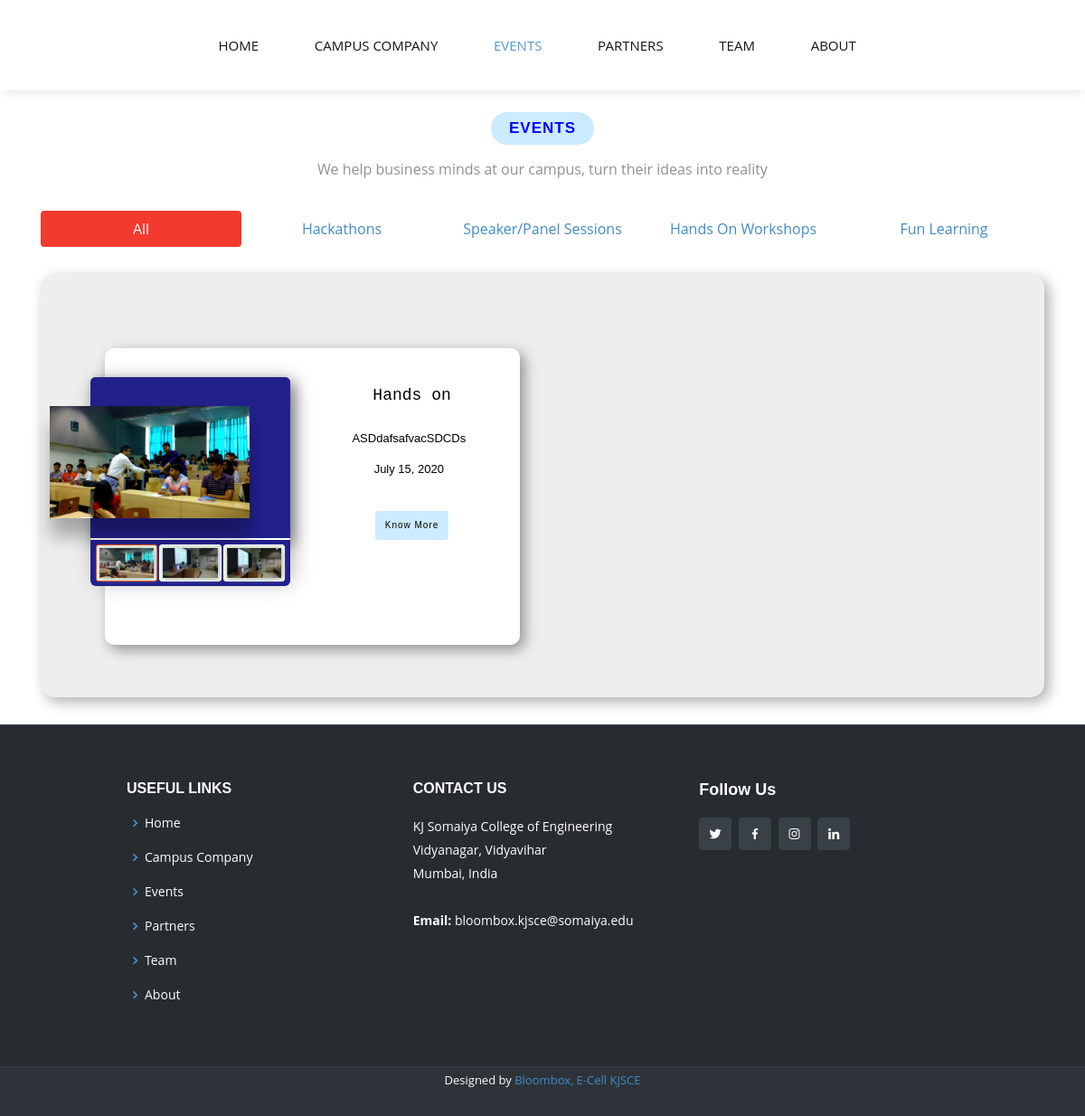
The app's page /events with its own data.
### bb_app/models.py (models this page shows)
class Events(models.Model):
    title=models.CharField(primary_key=True,max_length=255)
    description=models.TextField()
    date=models.DateField(help_text = "Please use the following format: <em>YYYY-MM-DD</em>.")
    details=models.TextField()
    eventType=models.CharField(max_length=13, choices=TYPE_CHOICES, default="Panel Session")
    deadline=models.DateField(help_text = "Please use the following format: <em>YYYY-MM-DD</em>.")
    def is_active(self):
        return self.deadline > date.today()

class EventImages(models.Model):
    title=models.ForeignKey(Events,on_delete=models.CASCADE,related_name="moreImages")
    moreImages = models.ImageField(upload_to=get_path_events,blank=True, null=True)

### bb_app/views.py (the view)
# urls.py: path('events',views.events,name="events"),
def events(request):
    events=Events.objects.all().order_by("-date")
    context={'events':events,'registered':False}
    return render(request,'events.html',context)

### templates/events.html (shortened to what this page needs)
<!DOCTYPE html>
<html>
{% load static %}
<head>
    <link href="{% static 'styles/basic/preloader.css' %}" rel="stylesheet">
    <link href="{% static 'styles/basic/aos.css' %}" rel="stylesheet">
    <link href="{% static 'styles/basic/bootstrap.min.css' %}" rel="stylesheet">
    <link href="{% static 'styles/basic/icofont/icofont.min.css' %}" rel="stylesheet">
    <link href="{% static 'styles/basic/boxicons/css/boxicons.min.css' %}" rel="stylesheet">
    <link href="{% static 'styles/basic/owl.carousel.min.css' %}" rel="stylesheet">
    <link href="{% static 'styles/css/indexpage.css' %}" rel="stylesheet">
    <link href="{% static 'styles/css/navbarcss.css' %}" rel="stylesheet">
    <link href="{% static 'styles/css/footercss.css' %}" rel="stylesheet">
    <link href="{% static 'styles/css/events.css' %}" rel="stylesheet">
</head>
<body onload="preloader();">
    <header id="header" class="d-flex align-items-center">
        <div class="container">
            <nav class="nav-menu d-none d-lg-block">
                <ul class="nav-inner">
                    <li><a href="{% url 'index' %}">Home<i class="icofont-home"></i></a></li>
                    <li><a href="{% url 'campus' %}">Campus Company<i class="icofont-company"></i></a></li>
                    <li class="active"><a href="{% url 'events' %}">Events<i class="icofont-brand-slideshare"></i></a></li>
                    <li><a href="{% url 'partners' %}">Partners<i class="icofont-handshake-deal"></i></a></li>
                    <li><a href="{% url 'team' %}">Team<i class="icofont-people"></i></a></li>
                    <li><a href="{% url 'about' %}">About<i class="icofont-question"></i></a></li>
                </ul>
            </nav>
        </div>
    </header>
    <br>
    <div class="section-title" style="margin-top: 0px;padding-bottom: 10px;">
        <h2>Events</h2>
        <p>We help business minds at our campus, turn their ideas into reality</p>
    </div>
    <br>
    <div class="container">
        <ul class="nav nav-pills nav-justified" role="tablist">
            <li class="nav-item">
                <a class="nav-link active" data-toggle="tab" href="#tab1">All</a>
            </li>
            <li class="nav-item">
                <a class="nav-link" data-toggle="tab" href="#tab2">Hackathons</a>
            </li>
            <li class="nav-item">
                <a class="nav-link" data-toggle="tab" href="#tab3">Speaker/Panel Sessions</a>
            </li>
            <li class="nav-item">
                <a class="nav-link" data-toggle="tab" href="#tab4">Hands On Workshops</a>
            </li>
            <li class="nav-item">
                <a class="nav-link" data-toggle="tab" href="#tab5">Fun Learning</a>
            </li>
        </ul>
        <div class="tab-content">
            <div id="tab1" class="container tab-pane active">
                <br>
                <div class="container">
                    <div class="row">
                        {% for event in events %}
                        <div class="col-xs-12 col-sm-12 col-md-6">
                            <div class="event-content">
                                <div class="row">
                                    <div class="col-md-6 col-lg-6">
                                        <div class="event-photo">
                                            <div class="event-photo-container">
                                                <div class="event-photo-main">
                                                    <img class="imageTop"
                                                        src="{{event.moreImages.all.0.moreImages.url}}"
                                                        alt="">
                                                </div>
                                                {% if event.moreImages.all %}
                                                <div class="event-photo-album">
                                                    <ul>
                                                        {% for image in event.moreImages.all %}
                                                        {% if forloop.counter0 == 0 %}
                                                        <li onclick="moreImages(this)" class="active">
                                                            {% else %}
                                                        <li onclick="moreImages(this)">
                                                            {% endif %}
                                                            <img src="{{image.moreImages.url}}" alt="">
                                                        </li>
                                                        {% endfor %}
                                                    </ul>
                                                </div>
                                                {% endif %}
                                            </div>
                                        </div>
                                    </div>
                                    <div class="col-lg-6 col-md-12">
                                        <div class="event-info">
                                            <div class="event-title"><h1>{{event.title}}</h1>
                                            </div>
                                            <div class="description">
                                                <div class="desc-content">
                                                    {{event.description}}
                                                </div>
                                                <div class="date">{{event.date}}</div>
                                            </div>
                                            <a href="#">
                                                <button type="button" class="btn btn-seemore " data-toggle="modal"
                                                    data-target="div[name='exampleModal{{event.title}}']">
                                                    Know More
                                                </button>
                                            </a>
                                        </div>
                                    </div>
                                </div>
                            </div>
                        </div>
                        {% endfor %}
                    </div>
                </div>
            </div>
        </div>
    </div>
<footer id="footer">
    <div class="footer-top">
        <div class="container">
            <div class="row justify-content-center">
                <div class="col-xl-10">
                    <div class="row">
                        <div class="col-lg-4 col-md-6 footer-links">
                            <h4>Useful Links</h4>
                            <ul>
                                <li><i class="bx bx-chevron-right"></i> <a href="{% url 'index' %}">Home</a></li>
                                <li><i class="bx bx-chevron-right"></i><a href="{% url 'campus' %}">Campus Company</a></li>
                                <li><i class="bx bx-chevron-right"></i><a href="{% url 'events' %}">Events</a></li>
                                <li><i class="bx bx-chevron-right"></i><a href="{% url 'partners' %}">Partners</a></li>
                                <li><i class="bx bx-chevron-right"></i><a href="{% url 'team' %}">Team</a></li>
                                <li><i class="bx bx-chevron-right"></i><a href="{% url 'about' %}">About</a></li>
                            </ul>
                        </div>
                        <div class="col-lg-4 col-md-6 footer-contact">
                            <h4>Contact Us</h4>
                            <p>
                                KJ Somaiya College of Engineering<br>Vidyanagar, Vidyavihar<br> Mumbai, India
                                <br><br>
                                <strong>Email:</strong> bloombox.kjsce@somaiya.edu
                                <br>
                            </p>
                        </div>
                        <div class="col-lg-4 col-md-6 footer-info">
                            <h3>Follow Us</h3>
                            <div class="social-links mt-3">
                                <a href="https://twitter.com/bloombox_kjsce" class="twitter"><i class="bx bxl-twitter"></i></a>
                                <a href="https://www.facebook.com/bloomboxkjsce/" class="facebook"><i class="bx bxl-facebook"></i></a>
                                <a href="https://www.instagram.com/bloombox_kjsce/" class="instagram"><i class="bx bxl-instagram"></i></a>
                                <a href="https://www.linkedin.com/company/bloombox-e-cell-kjsce" class="linkedin"><i class="bx bxl-linkedin"></i></a>
                            </div>
                        </div>
                    </div>
                </div>
            </div>
        </div>
    </div>
    <div class="container">
        <div class="credits">
            Designed by<a href="#"> Bloombox, E-Cell KJSCE</a>
        </div>
    </div>
</footer>
</body>
</html>

### static/styles/css/indexpage.css (style rules this page uses)
body { font-family: "Open Sans", sans-serif; color: #444444; }
a { color: #428bca; }
h1, h2, h3, h4, h5, h6 { font-family: "Raleway", sans-serif; }
#header { height: 100px; transition: all 0.5s; z-index: 997; transition: all 0.5s; background: #fff; box-shadow: 0 4px 10px -3px rgba(191, 191, 191, 0.5); }
.nav-menu { width: 100%; }
.nav-menu, .nav-menu * { margin: 0; padding: 0; list-style: none; }
.nav-menu > ul > li { position: relative; white-space: nowrap; float: left; }
.nav-menu .nav-inner { display: flex; justify-content: center; align-items: center; }
.nav-menu a { display: block; position: relative; color: #151515; padding: 15px 25px; transition: 0.3s; font-size: 15px; text-transform: uppercase; font-family: "Open Sans", sans-serif; }
.nav-menu a:hover, .nav-menu .active > a, .nav-menu li:hover > a { color: #5697d0; text-decoration: none; }
.mobile-nav { position: fixed; top: 55px; right: 15px; bottom: 15px; left: 15px; z-index: 9999; overflow-y: auto; background: #fff; transition: ease-in-out 0.2s; opacity: 0; visibility: hidden; border-radius: 10px; padding: 10px 0; }
.mobile-nav * { margin: 0; padding: 0; list-style: none; }
.mobile-nav a { display: block; position: relative; color: #151515; padding: 10px 20px; font-weight: 500; outline: none; }
.mobile-nav a:hover, .mobile-nav .active > a, .mobile-nav li:hover > a { color: #5697d0; text-decoration: none; }
.section-title { text-align: center; padding-bottom: 50px; }
.section-title h2 { font-size: 17px; letter-spacing: 1px; font-weight: 700; padding: 8px 20px; margin: 0; background: #ccebff; color: blue; display: inline-block; text-transform: uppercase; border-radius: 50px; }
.section-title p { margin: 15px auto 0 auto; font-weight: 500; color: #919191; }
@media (min-width: 1024px) { .section-title p { width: 50%; } }
#footer { background: #2e3339; padding: 0 0 30px 0; color: #fff; font-size: 14px; }
#footer .footer-top { background: #272c30; border-top: 1px solid #394047; border-bottom: 1px solid #394047; padding: 60px 0 30px 0; }
#footer .footer-top .footer-info { margin-bottom: 30px; }
#footer .footer-top .footer-info h3 { font-size: 18px; margin: 0 0 20px 0; padding: 2px 0 2px 0; line-height: 1; font-weight: 700; }
#footer .footer-top .social-links a { font-size: 16px; display: inline-block; background: #394047; color: #fff; line-height: 1; padding: 10px 0; margin-right: 4px; border-radius: 4px; text-align: center; width: 36px; height: 36px; transition: 0.3s; }
#footer .footer-top h4 { font-size: 16px; font-weight: bold; color: #fff; text-transform: uppercase; position: relative; padding-bottom: 12px; }
#footer .footer-top .footer-links { margin-bottom: 30px; }
#footer .footer-top .footer-links ul { list-style: none; padding: 0; margin: 0; }
#footer .footer-top .footer-links ul i { padding-right: 2px; color: #5697d0; font-size: 18px; line-height: 1; }
#footer .footer-top .footer-links ul li { padding: 10px 0; display: flex; align-items: center; }
#footer .footer-top .footer-links ul li:first-child { padding-top: 0; }
#footer .footer-top .footer-links ul a { color: #fff; transition: 0.3s; display: inline-block; line-height: 1; }
#footer .footer-top .footer-contact { margin-bottom: 30px; }
#footer .footer-top .footer-contact p { line-height: 26px; }
#footer .credits { padding-top: 5px; text-align: center; font-size: 13px; color: #fff; }

### records on screen
Events: moreImages.all.0.moreImages (picture), title "Hands on", description "ASDdafsafvacSDCDs", date "July 15, 2020"
EventImages: moreImages (picture)
EventImages: moreImages (picture)
EventImages: moreImages (picture)
